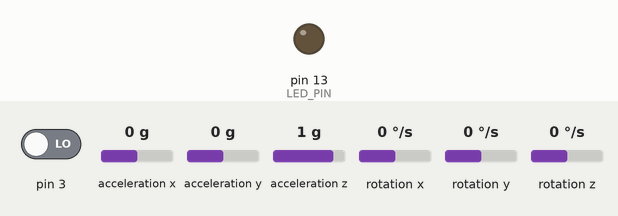
A sketch run on a simulated Arduino Uno, built with avr-gcc and run on an emulated ATmega328P. On the bench: output pins drawn as LEDs (lit = HIGH). Inputs (shaded band) come from the test bench; at power-on: pin 3 LOW, acceleration x 0 g, acceleration y 0 g, acceleration z 1 g, rotation x 0 °/s, rotation y 0 °/s, rotation z 0 °/s. The sensor or clock chip raises its interrupt line as the real part does; what the sketch prints to the serial monitor is not drawn.

Above: at 0.1 s.
At 1.7 s:
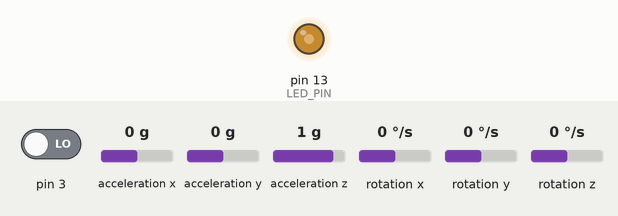
1.8 s: pin 3 driven HIGH
At 2.5 s:
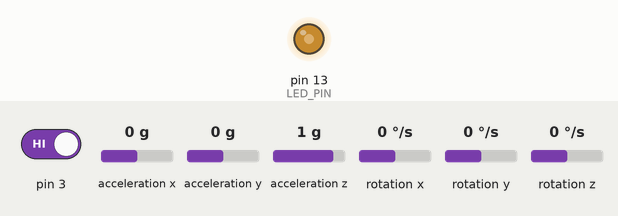
Timing chart, 0 to 4.8 s (numbered marks = the images above; inputs shaded):
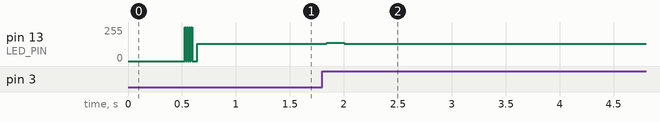

The sketch:

Robot_MCU.ino
```cpp
// I2Cdev and MPU6050 must be installed as libraries, or else the .cpp/.h files
// for both classes must be in the include path of your project
#include "I2Cdev.h"

#include "MPU6050_6Axis_MotionApps20.h"
//#include "MPU6050.h" // not necessary if using MotionApps include file

// Arduino Wire library is required if I2Cdev I2CDEV_ARDUINO_WIRE implementation
// is used in I2Cdev.h
#if I2CDEV_IMPLEMENTATION == I2CDEV_ARDUINO_WIRE
    #include "Wire.h"
#endif

// class default I2C address is 0x68
// specific I2C addresses may be passed as a parameter here
// AD0 low = 0x68 (default for SparkFun breakout and InvenSense evaluation board)
// AD0 high = 0x69
MPU6050 mpu;
//MPU6050 mpu(0x69); // <-- use for AD0 high

/* =========================================================================
   NOTE: In addition to connection 3.3v, GND, SDA, and SCL, this sketch
   depends on the MPU-6050's INT pin being connected to the Arduino's
   external interrupt #0 pin. On the Arduino Uno and Mega 2560, this is
   digital I/O pin 2.
 * ========================================================================= */

// uncomment "OUTPUT_READABLE_EULER" if you want to see Euler angles
// (in degrees) calculated from the quaternions coming from the FIFO.
// Note that Euler angles suffer from gimbal lock (for more info, see
// http://en.wikipedia.org/wiki/Gimbal_lock)
 #define OUTPUT_READABLE_EULER

#define LED_PIN 13 // (Arduino is 13, Teensy is 11, Teensy++ is 6)
bool blinkState = false;

// MPU control/status vars
bool dmpReady = false;  // set true if DMP init was successful
uint8_t mpuIntStatus;   // holds actual interrupt status byte from MPU
uint8_t devStatus;      // return status after each device operation (0 = success, !0 = error)
uint16_t packetSize;    // expected DMP packet size (default is 42 bytes)
uint16_t fifoCount;     // count of all bytes currently in FIFO
uint8_t fifoBuffer[64]; // FIFO storage buffer
uint16_t counter = 0;
uint8_t settleFlag = 0;
float offset0, offset1, offset2;

// orientation/motion vars
Quaternion q;           // [w, x, y, z]         quaternion container
VectorInt16 aa;         // [x, y, z]            accel sensor measurements
VectorInt16 aaReal;     // [x, y, z]            gravity-free accel sensor measurements
VectorInt16 aaWorld;    // [x, y, z]            world-frame accel sensor measurements
VectorFloat gravity;    // [x, y, z]            gravity vector
float euler[3];         // [psi, theta, phi]    Euler angle container

// ================================================================
// ===               INTERRUPT DETECTION ROUTINE                ===
// ================================================================

volatile bool mpuInterrupt = false;     // indicates whether MPU interrupt pin has gone high
void dmpDataReady() {
    mpuInterrupt = true;
}

// ================================================================
// ===                      INITIAL SETUP                       ===
// ================================================================

void setup() {
    // join I2C bus (I2Cdev library doesn't do this automatically)
    #if I2CDEV_IMPLEMENTATION == I2CDEV_ARDUINO_WIRE
        Wire.begin();
        TWBR = 24; // 400kHz I2C clock (200kHz if CPU is 8MHz)
    #elif I2CDEV_IMPLEMENTATION == I2CDEV_BUILTIN_FASTWIRE
        Fastwire::setup(400, true);
    #endif

    // initialize serial communication
    // (115200 chosen because it is required for Teapot Demo output, but it's
    // really up to you depending on your project)
    Serial.begin(115200);
    while (!Serial); // wait for Leonardo enumeration, others continue immediately

    // NOTE: 8MHz or slower host processors, like the Teensy @ 3.3v or Ardunio
    // Pro Mini running at 3.3v, cannot handle this baud rate reliably due to
    // the baud timing being too misaligned with processor ticks. You must use
    // 38400 or slower in these cases, or use some kind of external separate
    // crystal solution for the UART timer.

    // initialize device
    Serial.println(F("Initializing I2C devices..."));
    mpu.initialize();

    // verify connection
    Serial.println(F("Testing device connections..."));
    Serial.println(mpu.testConnection() ? F("MPU6050 connection successful") : F("MPU6050 connection failed"));

    // load and configure the DMP
    Serial.println(F("Initializing DMP..."));
    devStatus = mpu.dmpInitialize();

    // supply your own gyro offsets here, scaled for min sensitivity
    mpu.setXGyroOffset(220);
    mpu.setYGyroOffset(76);
    mpu.setZGyroOffset(-85);
    mpu.setZAccelOffset(1788); // 1688 factory default for my test chip

    // make sure it worked (returns 0 if so)
    if (devStatus == 0) {
        // turn on the DMP, now that it's ready
        Serial.println(F("Enabling DMP..."));
        mpu.setDMPEnabled(true);

        // enable Arduino interrupt detection
        Serial.println(F("Enabling interrupt detection (Arduino external interrupt 0)..."));
        attachInterrupt(digitalPinToInterrupt(3), dmpDataReady, RISING);
        mpuIntStatus = mpu.getIntStatus();

        // set our DMP Ready flag so the main loop() function knows it's okay to use it
        Serial.println(F("DMP ready! Waiting for first interrupt..."));
        dmpReady = true;

        // get expected DMP packet size for later comparison
        packetSize = mpu.dmpGetFIFOPacketSize();
    } else {
        // ERROR!
        // 1 = initial memory load failed
        // 2 = DMP configuration updates failed
        // (if it's going to break, usually the code will be 1)
        Serial.print(F("DMP Initialization failed (code "));
        Serial.print(devStatus);
        Serial.println(F(")"));
    }

    // configure LED for output
    pinMode(LED_PIN, OUTPUT);
}


// ================================================================
// ===                    MAIN PROGRAM LOOP                     ===
// ================================================================

void loop() {
    // if programming failed, don't try to do anything
    if (!dmpReady) return;

    // wait for MPU interrupt or extra packet(s) available
    while (!mpuInterrupt && fifoCount < packetSize) {
        // other program behavior stuff here
        // .
        // .
        // .
        // if you are really paranoid you can frequently test in between other
        // stuff to see if mpuInterrupt is true, and if so, "break;" from the
        // while() loop to immediately process the MPU data
        // .
        // .
        // .
    }

    // reset interrupt flag and get INT_STATUS byte
    mpuInterrupt = false;
    mpuIntStatus = mpu.getIntStatus();

    // get current FIFO count
    fifoCount = mpu.getFIFOCount();

    // check for overflow (this should never happen unless our code is too inefficient)
    if ((mpuIntStatus & 0x10) || fifoCount == 1024) {
        // reset so we can continue cleanly
        mpu.resetFIFO();
        Serial.println(F("FIFO overflow!"));

    // otherwise, check for DMP data ready interrupt (this should happen frequently)
    } else if (mpuIntStatus & 0x02) {
        // wait for correct available data length, should be a VERY short wait
        while (fifoCount < packetSize) fifoCount = mpu.getFIFOCount();

        // read a packet from FIFO
        mpu.getFIFOBytes(fifoBuffer, packetSize);

        // track FIFO count here in case there is > 1 packet available
        // (this lets us immediately read more without waiting for an interrupt)
        fifoCount -= packetSize;

        #ifdef OUTPUT_READABLE_EULER
            // display Euler angles in degrees
            mpu.dmpGetQuaternion(&q, fifoBuffer);
            mpu.dmpGetEuler(euler, &q);

            if(!settleFlag && counter%100 == 0)
              Serial.print(".");
            if(counter == 1000)
            {
              settleFlag = 1;
              counter = 0;
              offset0 = euler[0];
              offset1 = euler[1];
              offset2 = euler[2];
            }
            else if(settleFlag)
            {
                if(counter == 10)
                {
                    Serial.print("euler\t");
                    Serial.print((euler[0]-offset0) * 180/M_PI);
                    Serial.print("\t");
                    Serial.print((euler[1]-offset1) * 180/M_PI);
                    Serial.print("\t");
                    Serial.println((euler[2]-offset2) * 180/M_PI);
                    counter = 0;
                }
            }
        #endif

        // blink LED to indicate activity
        blinkState = !blinkState;
        digitalWrite(LED_PIN, blinkState);
        counter++;
    }
}
```

Measured:
- after the input at 1.8 s, pin 13 (LED_PIN): 128/255 → 137/255 at once, → 128/255 0.16 s later
